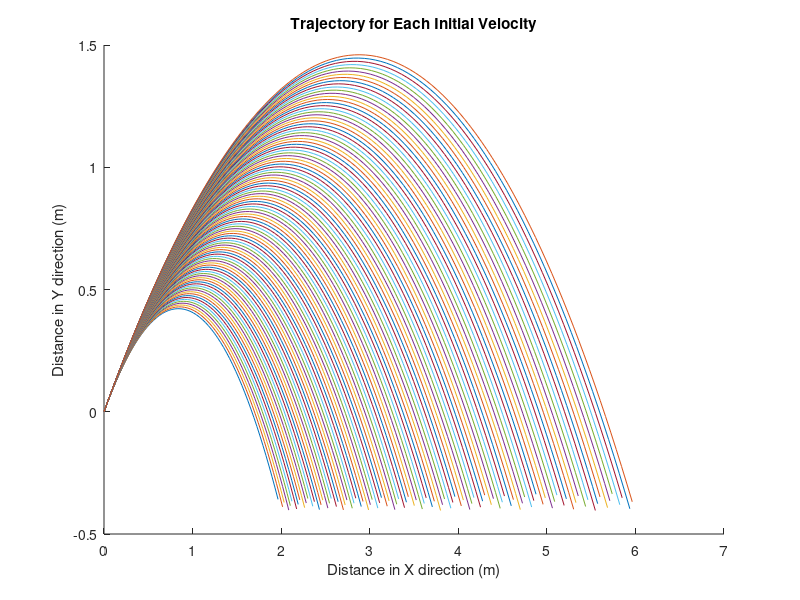

MATLAB code for this plot:
%Constants
g=9.81;
r=0.02;
A=pi*r^2;
Cd=0.47;
rho=1.225;
m=0.025;
h=-0.405;
Vt=sqrt((2*m*g)/(Cd*rho*A));
t=linspace(0,1.2);

%Magnitude of Initial Velocity
Vmax=7.65;
Vmin=4.08;

%Initial Velocity in one direction
Vmaxx=Vmax/sqrt(2);
Vminx=Vmin/sqrt(2);

%Initial Velocity vector in one direction
P=linspace(Vminx,Vmaxx);

%Matrixes
Vn=zeros(100,100);
x=linspace(0,0);
y=linspace(0,0);
V=linspace(0,0);
y_d=linspace(0,0);

for n=1:100
V_0=P(n);
U_0=V_0;
V=Vt.*((V_0-Vt*tan(g*t/Vt))./(Vt+V_0.*tan(g.*t./Vt)));
x=(Vt^2/g).*log((Vt^2+g*U_0.*t)./Vt^2);
y=(Vt^2/(2*g))*log((V_0.^2+Vt^2)./(V.^2+Vt^2));
Vn(n,:)=V;
X(n,:)=x;
Y(n,:)=y;

for i=1:100
   if y(i)>h
    y_d(i)=y(i);
   else 
       y_d(i)=NaN;
   end
end
hold on
plot(x,y_d)
xlabel('Distance in X direction (m)')
ylabel('Distance in Y direction (m)')
title('Trajectory for Each Initial Velocity')
end


